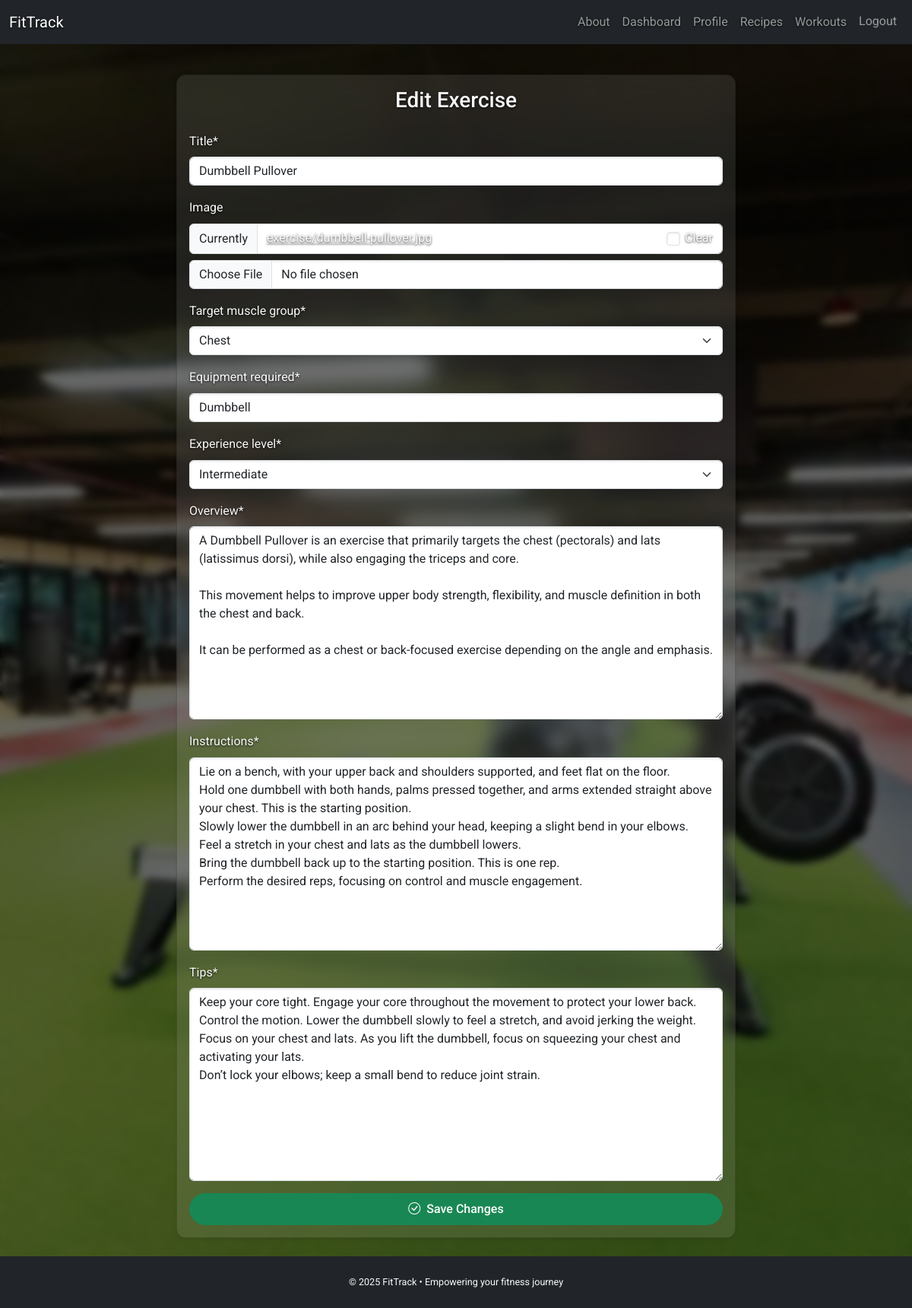
The app's page /workouts/dumbbell-pullover/edit/ (signed in) with its own data.
### common/models.py (models this page shows, shortened)
class Exercise(models.Model):
    title = models.CharField(max_length=100)
    image = models.ImageField(upload_to='exercise/', blank=True, null=True)
    target_muscle_group = models.CharField(max_length=20, choices=MuscleGroupChoices)
    equipment_required = models.CharField(max_length=50)
    experience_level = models.CharField(
        max_length=20,
        choices=DifficultyChoices,
    )
    overview = models.TextField()
    instructions = models.TextField()
    tips = models.TextField()
    slug = models.SlugField(max_length=110, unique=True, blank=True)

### common/views.py (the view, shortened to what this page needs)
# urls.py: path('<slug:slug>/edit/', views.ExerciseUpdateView.as_view(), name='exercise_update'),
class ExerciseUpdateView(LoginRequiredMixin, UpdateView):
    model = Exercise
    form_class = ExerciseForm
    template_name = 'common/exercise_form.html'
    slug_field       = 'slug'
    slug_url_kwarg   = 'slug'

### common/forms.py
class ExerciseForm(forms.ModelForm):
    class Meta:
        model = Exercise
        fields = [
            'title',
            'image',
            'target_muscle_group',
            'equipment_required',
            'experience_level',
            'overview',
            'instructions',
            'tips',
        ]

### templates/common/exercise_form.html (shortened to what this page needs)
{% extends 'common/base.html' %}
{% load crispy_forms_filters %}
{% load crispy_forms_tags %}
{% block content %}
<div class="row justify-content-center">
  <div class="col-md-8">
    <div class="card shadow-sm mb-4">
      <div class="card-body">
        <h3 class="text-center mb-4">
          {% if object %}Edit Exercise{% else %}Create Exercise{% endif %}
        </h3>
        <form method="post" enctype="multipart/form-data" novalidate>
          {{ form|crispy }}
          <div class="d-grid mt-3">
            <button type="submit" class="btn btn-success rounded-pill py-2">
              <i class="bi bi-check-circle me-1"></i>
              {% if object %}Save Changes{% else %}Create Exercise{% endif %}
            </button>
          </div>
        </form>
      </div>
    </div>
  </div>
</div>
{% endblock %}

### static/css/styles.css (style rules this page uses)
body { font-family: 'Roboto', sans-serif; background: url('../images/gym.jpg') no-repeat center center fixed; background-size: cover; color: #f1f1f1; position: relative; line-height: 1.6; }
body::before { content: ""; position: fixed; top: 0; left: 0; width: 100%; height: 100%; background-color: rgba(0, 0, 0, 0.6); backdrop-filter: blur(5px); z-index: -1; }
h1, h2, h3, h4, p, label, a, small { color: #f9f9f9; text-shadow: 0 1px 3px rgba(0, 0, 0, 0.8); }
.card, .frosted-card { background: rgba(255, 255, 255, 0.1); backdrop-filter: blur(10px); -webkit-backdrop-filter: blur(10px); color: #fff; border-radius: 12px; box-shadow: 0 4px 16px rgba(0, 0, 0, 0.4); }
.btn-primary, .btn-success, .btn-outline-success { border-radius: 30px; font-weight: 500; padding: 0.6rem 1.3rem; transition: all 0.2s ease; }
input, textarea, select { background-color: #fff; color: #000; border-radius: 8px; padding: 0.5rem; border: 1px solid #ccc; box-shadow: inset 0 1px 3px rgba(0,0,0,0.1); }

### records on screen
Exercise: title "Dumbbell Pullover", target_muscle_group "Chest", equipment_required "Dumbbell", experience_level "Intermediate", overview "A Dumbbell Pullover is an exercise that primarily targets the chest (pectorals) and lats (latissimus dorsi), while also engaging the triceps and core. This movement helps to improve upper body strength, flexibility, and muscle definition in both the chest and back. It can be performed as a chest or back-focused exercise depending on the angle and emphasis.", instructions "Lie on a bench, with your upper back and shoulders supported, and feet flat on the floor. Hold one dumbbell with both hands, palms pressed together, and arms extended straight above your chest. This is the starting position. Slowly lower the dumbbell in an arc behind your head, keeping a slight bend in your elbows. Feel a stretch in your chest and lats as the dumbbell lowers. Bring the dumbbell back up to the starting position. This is one rep. Perform the desired reps, focusing on control and muscle engagement.", tips "Keep your core tight. Engage your core throughout the movement to protect your lower back. Control the motion. Lower the dumbbell slowly to feel a stretch, and avoid jerking the weight. Focus on your chest and lats. As you lift the dumbbell, focus on squeezing your chest and activating your lats. Don’t lock your elbows; keep a small bend to reduce joint strain."
